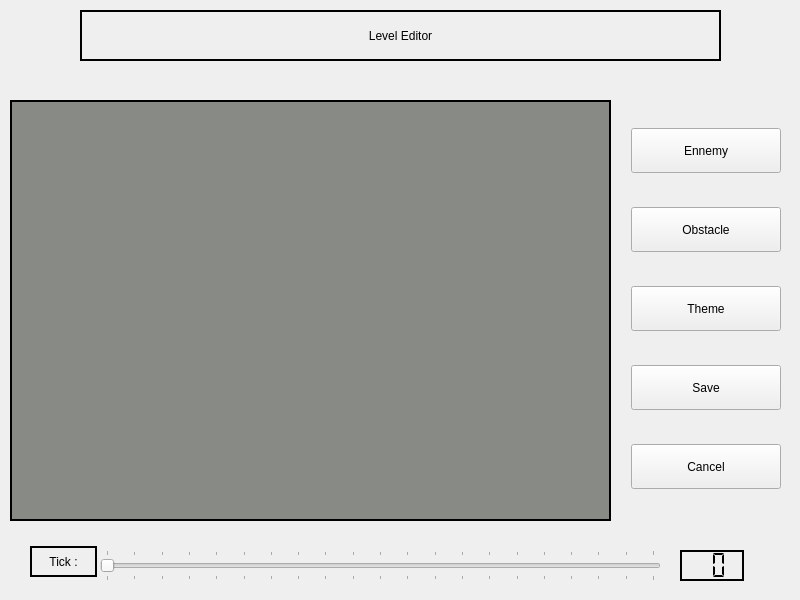
<?xml version="1.0" encoding="UTF-8"?>
<ui version="4.0">
 <class>LevelEditor</class>
 <widget class="QMainWindow" name="LevelEditor">
  <property name="geometry">
   <rect>
    <x>0</x>
    <y>0</y>
    <width>800</width>
    <height>600</height>
   </rect>
  </property>
  <property name="windowTitle">
   <string>LevelEditor</string>
  </property>
  <widget class="QWidget" name="centralwidget">
   <widget class="QLabel" name="title_label">
    <property name="geometry">
     <rect>
      <x>80</x>
      <y>10</y>
      <width>641</width>
      <height>51</height>
     </rect>
    </property>
    <property name="frameShape">
     <enum>QFrame::WinPanel</enum>
    </property>
    <property name="text">
     <string>Level Editor</string>
    </property>
    <property name="alignment">
     <set>Qt::AlignCenter</set>
    </property>
   </widget>
   <widget class="QWidget" name="verticalLayoutWidget">
    <property name="geometry">
     <rect>
      <x>620</x>
      <y>100</y>
      <width>172</width>
      <height>421</height>
     </rect>
    </property>
    <layout class="QVBoxLayout" name="objet_label">
     <property name="leftMargin">
      <number>11</number>
     </property>
     <property name="rightMargin">
      <number>11</number>
     </property>
     <item>
      <widget class="QPushButton" name="ennemy_button">
       <property name="maximumSize">
        <size>
         <width>150</width>
         <height>45</height>
        </size>
       </property>
       <property name="text">
        <string>Ennemy</string>
       </property>
      </widget>
     </item>
     <item>
      <widget class="QPushButton" name="obstacle_button">
       <property name="maximumSize">
        <size>
         <width>150</width>
         <height>45</height>
        </size>
       </property>
       <property name="text">
        <string>Obstacle</string>
       </property>
      </widget>
     </item>
     <item>
      <widget class="QPushButton" name="theme_label">
       <property name="maximumSize">
        <size>
         <width>150</width>
         <height>45</height>
        </size>
       </property>
       <property name="text">
        <string>Theme</string>
       </property>
      </widget>
     </item>
     <item>
      <widget class="QPushButton" name="save">
       <property name="minimumSize">
        <size>
         <width>0</width>
         <height>45</height>
        </size>
       </property>
       <property name="maximumSize">
        <size>
         <width>150</width>
         <height>45</height>
        </size>
       </property>
       <property name="text">
        <string>Save</string>
       </property>
      </widget>
     </item>
     <item>
      <widget class="QPushButton" name="cancel">
       <property name="minimumSize">
        <size>
         <width>150</width>
         <height>45</height>
        </size>
       </property>
       <property name="maximumSize">
        <size>
         <width>150</width>
         <height>45</height>
        </size>
       </property>
       <property name="text">
        <string>Cancel</string>
       </property>
      </widget>
     </item>
    </layout>
   </widget>
   <widget class="QFrame" name="game_zone">
    <property name="geometry">
     <rect>
      <x>10</x>
      <y>100</y>
      <width>601</width>
      <height>421</height>
     </rect>
    </property>
    <property name="styleSheet">
     <string notr="true">background-color: rgb(136, 138, 133);</string>
    </property>
    <property name="frameShape">
     <enum>QFrame::WinPanel</enum>
    </property>
    <property name="frameShadow">
     <enum>QFrame::Plain</enum>
    </property>
   </widget>
   <widget class="QLabel" name="label">
    <property name="geometry">
     <rect>
      <x>30</x>
      <y>546</y>
      <width>67</width>
      <height>31</height>
     </rect>
    </property>
    <property name="frameShape">
     <enum>QFrame::WinPanel</enum>
    </property>
    <property name="text">
     <string>Tick :</string>
    </property>
    <property name="alignment">
     <set>Qt::AlignCenter</set>
    </property>
   </widget>
   <widget class="QSlider" name="tick_label">
    <property name="geometry">
     <rect>
      <x>100</x>
      <y>550</y>
      <width>561</width>
      <height>31</height>
     </rect>
    </property>
    <property name="sizePolicy">
     <sizepolicy hsizetype="Preferred" vsizetype="Ignored">
      <horstretch>0</horstretch>
      <verstretch>0</verstretch>
     </sizepolicy>
    </property>
    <property name="maximumSize">
     <size>
      <width>16777215</width>
      <height>16777213</height>
     </size>
    </property>
    <property name="font">
     <font>
      <family>TeX Gyre Termes Math</family>
      <weight>75</weight>
      <bold>true</bold>
     </font>
    </property>
    <property name="mouseTracking">
     <bool>false</bool>
    </property>
    <property name="contextMenuPolicy">
     <enum>Qt::DefaultContextMenu</enum>
    </property>
    <property name="maximum">
     <number>20</number>
    </property>
    <property name="pageStep">
     <number>3</number>
    </property>
    <property name="tracking">
     <bool>false</bool>
    </property>
    <property name="orientation">
     <enum>Qt::Horizontal</enum>
    </property>
    <property name="invertedAppearance">
     <bool>false</bool>
    </property>
    <property name="invertedControls">
     <bool>false</bool>
    </property>
    <property name="tickPosition">
     <enum>QSlider::TicksBothSides</enum>
    </property>
    <property name="tickInterval">
     <number>1</number>
    </property>
   </widget>
   <widget class="QLCDNumber" name="tick_lcd">
    <property name="geometry">
     <rect>
      <x>680</x>
      <y>550</y>
      <width>64</width>
      <height>31</height>
     </rect>
    </property>
    <property name="frameShape">
     <enum>QFrame::WinPanel</enum>
    </property>
    <property name="frameShadow">
     <enum>QFrame::Plain</enum>
    </property>
    <property name="lineWidth">
     <number>3</number>
    </property>
    <property name="digitCount">
     <number>2</number>
    </property>
    <property name="segmentStyle">
     <enum>QLCDNumber::Flat</enum>
    </property>
   </widget>
  </widget>
 </widget>
 <resources/>
 <connections/>
</ui>
